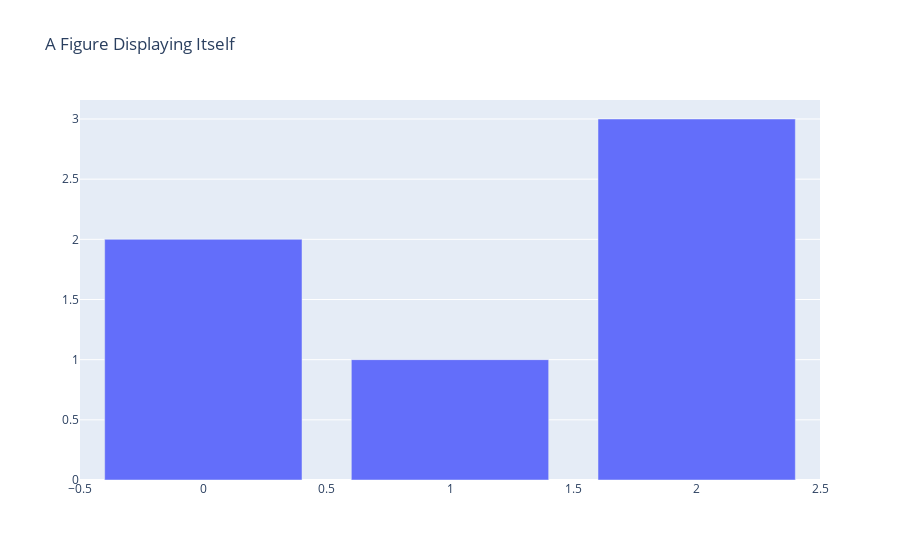

The cell this chart's notebook holds for it:
### Code cell
import plotly.graph_objects as go
fig = go.Figure(
    data=[go.Bar(y=[2, 1, 3])],
    layout_title_text="A Figure Displaying Itself"
)
fig

### Figure 1 — Plotly figure (JSON) as saved in the notebook; plotly's stock layout.template omitted (floating-point values rounded to 4 significant figures)
{"data": [{"type": "bar", "y": [2, 1, 3]}], "layout": {"title": {"text": "A Figure Displaying Itself"}}}
